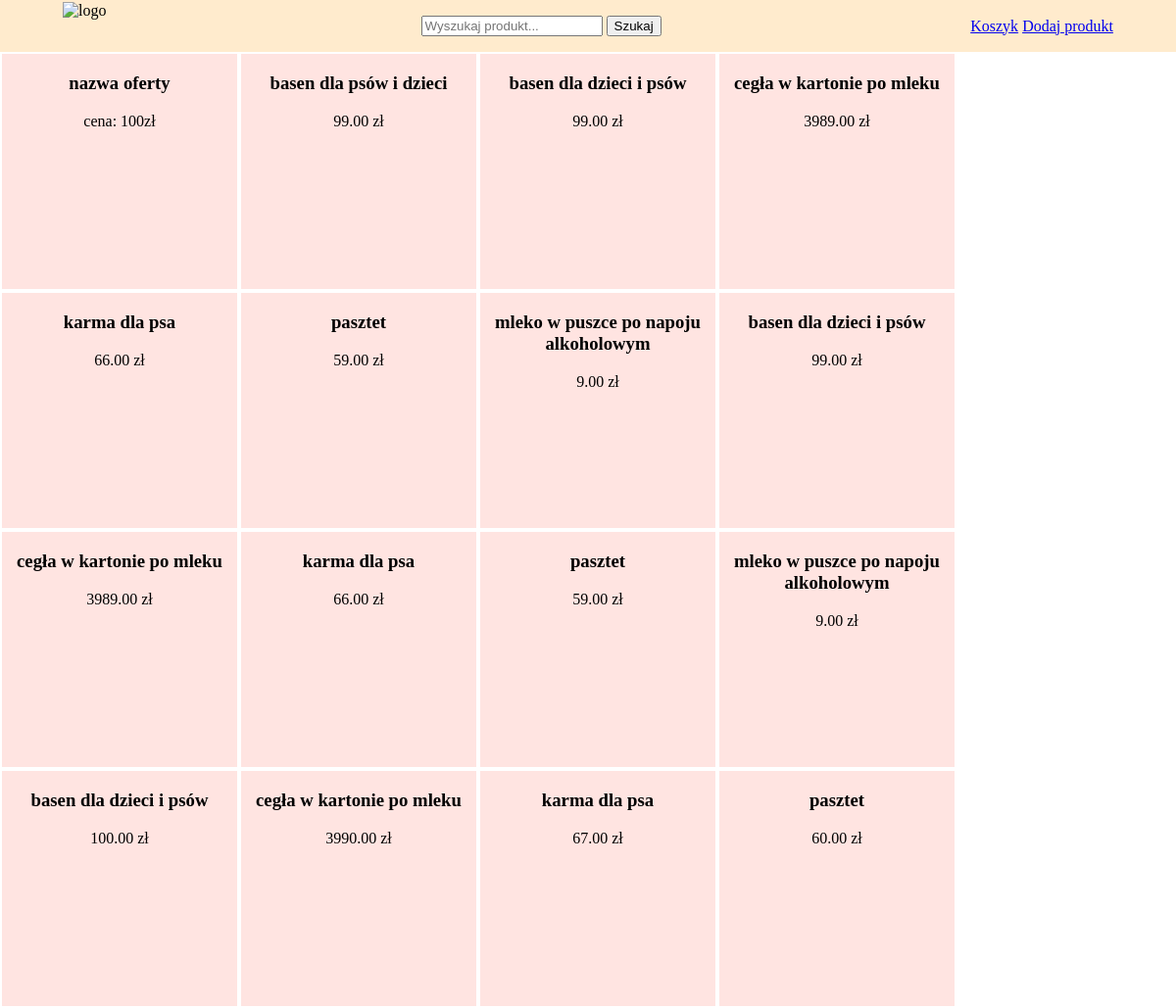
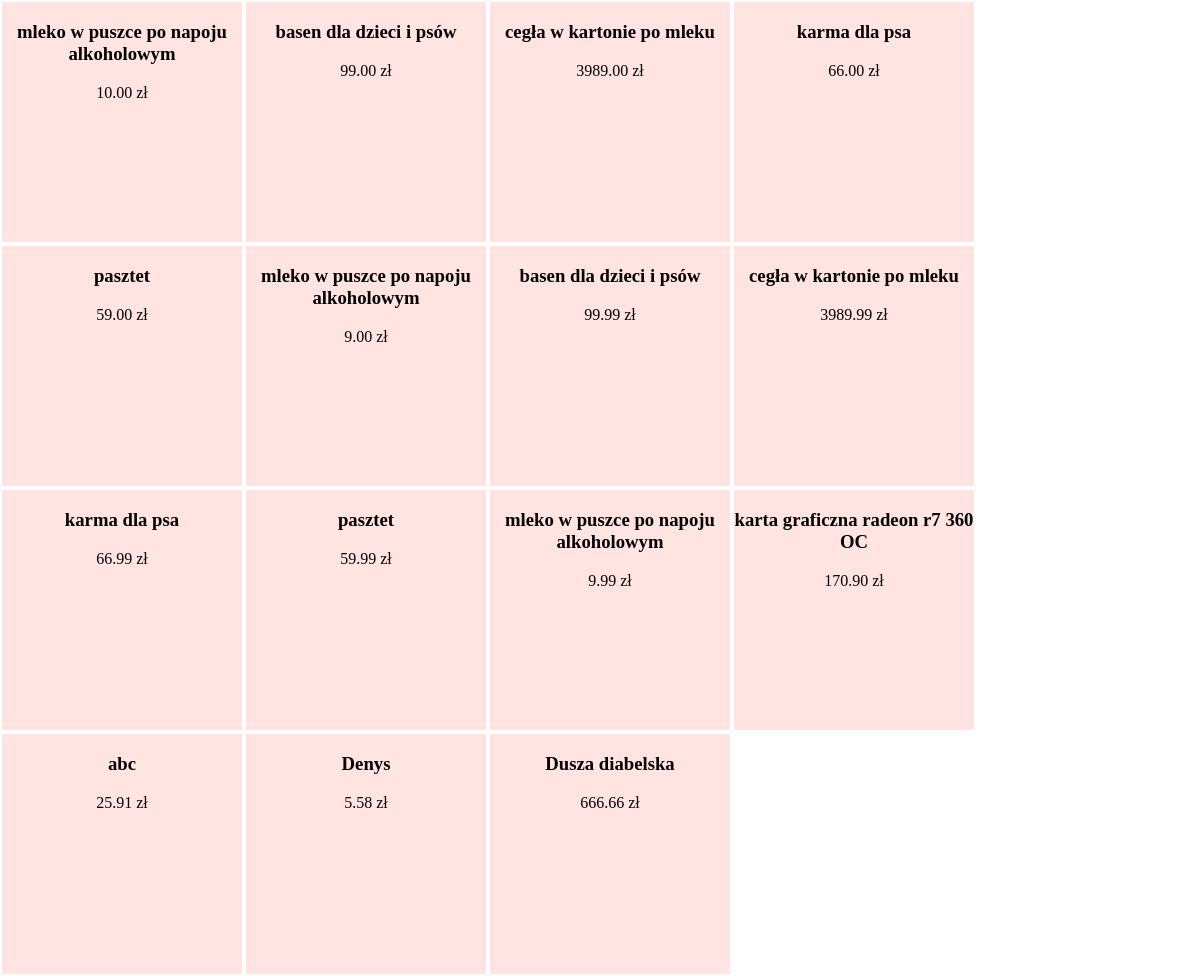
The page / on the database its author committed (2 pictures, top to bottom).
### tables this page shows
CREATE TABLE `product` (
  `ID` int(11) NOT NULL,
  `name` varchar(70) NOT NULL,
  `price` decimal(10,2) NOT NULL
);

### display_products.php (the view, shortened to what this page needs)
<?php
include "db_connection.php";
$sql = "SELECT `name`, `price` FROM `product`";
$result = $conn->query($sql);
while ($row = $result->fetch_assoc()) {
    echo '<div class="card text-center">';
    echo '<h3>' . $row["name"] . '</h3>';
    echo '<p>' . $row["price"] . ' zł</p>';
    echo '</div>';
}
?>

### index.php (shortened to what this page needs)
<!DOCTYPE html>
<html lang="pl">
<head>
    <link rel="stylesheet" href="style.css">
</head>
<body>
    <header class="flex-container topnav">
        <img src="img/logo.png" alt="logo" id="logo">
        <form action="search.php" method="get">
            <input type="text" name="search" id="search" placeholder="Wyszukaj produkt...">
            <input type="submit" value="Szukaj">
        </form>
        <div>
            <a href="cart.php" id="cart">Koszyk</a>
            <a href="login.html">Dodaj produkt</a>
        </div>
    </header>
    <main class="flex-container-wrap">
        <div class="card text-center">
            <h3>nazwa oferty</h3>
            <p>cena: 100zł</p>
        </div>
        <?php
        include "display_products.php";
        ?>
    </main>
</body>
</html>

### style.css (style rules this page uses)
html body { margin: 0; }
#logo { width: 50px; height: 50px; }
.flex-container { display: flex; }
.flex-container-wrap { display: flex; flex-wrap: wrap; }
.topnav { background-color: blanchedalmond; justify-content: space-between; align-items: center; padding: 0.1rem 4rem; }
.card { background-color: mistyrose; width: 15rem; height: 15rem; margin: 2px; }
.text-center { text-align: center; }

### rows shown on the page
product: name "basen dla psów i dzieci", price "99.00"
product: name "basen dla dzieci i psów", price "99.00"
product: name "cegła w kartonie po mleku", price "3989.00"
product: name "karma dla psa", price "66.00"
product: name "pasztet", price "59.00"
product: name "mleko w puszce po napoju alkoholowym", price "9.00"
product: name "basen dla dzieci i psów", price "99.00"
product: name "cegła w kartonie po mleku", price "3989.00"
product: name "karma dla psa", price "66.00"
product: name "pasztet", price "59.00"
product: name "mleko w puszce po napoju alkoholowym", price "9.00"
product: name "basen dla dzieci i psów", price "100.00"
product: name "cegła w kartonie po mleku", price "3990.00"
product: name "karma dla psa", price "67.00"
product: name "pasztet", price "60.00"
product: name "mleko w puszce po napoju alkoholowym", price "10.00"
product: name "basen dla dzieci i psów", price "99.00"
product: name "cegła w kartonie po mleku", price "3989.00"
product: name "karma dla psa", price "66.00"
product: name "pasztet", price "59.00"
product: name "mleko w puszce po napoju alkoholowym", price "9.00"
product: name "basen dla dzieci i psów", price "99.99"
product: name "cegła w kartonie po mleku", price "3989.99"
product: name "karma dla psa", price "66.99"
product: name "pasztet", price "59.99"
product: name "mleko w puszce po napoju alkoholowym", price "9.99"
product: name "karta graficzna radeon r7 360 OC", price "170.90"
product: name "abc", price "25.91"
product: name "Denys", price "5.58"
product: name "Dusza diabelska", price "666.66"
